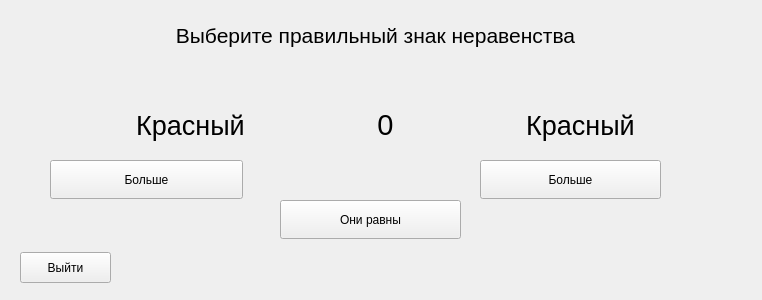
<?xml version="1.0" encoding="UTF-8"?>
<ui version="4.0">
 <class>InequalityQuest</class>
 <widget class="QWidget" name="InequalityQuest">
  <property name="geometry">
   <rect>
    <x>0</x>
    <y>0</y>
    <width>762</width>
    <height>300</height>
   </rect>
  </property>
  <property name="windowTitle">
   <string>Form</string>
  </property>
  <widget class="QWidget" name="layoutWidget_2">
   <property name="geometry">
    <rect>
     <x>10</x>
     <y>90</y>
     <width>751</width>
     <height>71</height>
    </rect>
   </property>
   <layout class="QHBoxLayout" name="horizontalLayout">
    <item>
     <widget class="QLabel" name="left">
      <property name="font">
       <font>
        <pointsize>20</pointsize>
       </font>
      </property>
      <property name="text">
       <string>Красный</string>
      </property>
      <property name="alignment">
       <set>Qt::AlignCenter</set>
      </property>
     </widget>
    </item>
    <item>
     <widget class="QLabel" name="res">
      <property name="sizePolicy">
       <sizepolicy hsizetype="Fixed" vsizetype="Fixed">
        <horstretch>0</horstretch>
        <verstretch>0</verstretch>
       </sizepolicy>
      </property>
      <property name="font">
       <font>
        <pointsize>22</pointsize>
       </font>
      </property>
      <property name="text">
       <string>0</string>
      </property>
      <property name="alignment">
       <set>Qt::AlignCenter</set>
      </property>
     </widget>
    </item>
    <item>
     <widget class="QLabel" name="right">
      <property name="font">
       <font>
        <pointsize>20</pointsize>
       </font>
      </property>
      <property name="text">
       <string>Красный</string>
      </property>
      <property name="alignment">
       <set>Qt::AlignCenter</set>
      </property>
     </widget>
    </item>
   </layout>
  </widget>
  <widget class="QPushButton" name="exit">
   <property name="geometry">
    <rect>
     <x>20</x>
     <y>252</y>
     <width>91</width>
     <height>31</height>
    </rect>
   </property>
   <property name="text">
    <string>Выйти</string>
   </property>
  </widget>
  <widget class="QLabel" name="label">
   <property name="geometry">
    <rect>
     <x>170</x>
     <y>0</y>
     <width>411</width>
     <height>71</height>
    </rect>
   </property>
   <property name="font">
    <font>
     <pointsize>13</pointsize>
    </font>
   </property>
   <property name="text">
    <string>&lt;html&gt;&lt;head/&gt;&lt;body&gt;&lt;p align=&quot;center&quot;&gt;&lt;span style=&quot; font-size:16pt;&quot;&gt;Выберите правильный знак неравенства&lt;/span&gt;&lt;/p&gt;&lt;/body&gt;&lt;/html&gt;</string>
   </property>
  </widget>
  <widget class="QPushButton" name="more">
   <property name="geometry">
    <rect>
     <x>50</x>
     <y>160</y>
     <width>193</width>
     <height>39</height>
    </rect>
   </property>
   <property name="sizePolicy">
    <sizepolicy hsizetype="Minimum" vsizetype="Minimum">
     <horstretch>0</horstretch>
     <verstretch>0</verstretch>
    </sizepolicy>
   </property>
   <property name="text">
    <string>Больше</string>
   </property>
  </widget>
  <widget class="QPushButton" name="low">
   <property name="geometry">
    <rect>
     <x>480</x>
     <y>160</y>
     <width>181</width>
     <height>39</height>
    </rect>
   </property>
   <property name="sizePolicy">
    <sizepolicy hsizetype="Minimum" vsizetype="Minimum">
     <horstretch>0</horstretch>
     <verstretch>0</verstretch>
    </sizepolicy>
   </property>
   <property name="text">
    <string>Больше</string>
   </property>
  </widget>
  <widget class="QPushButton" name="eq">
   <property name="geometry">
    <rect>
     <x>280</x>
     <y>200</y>
     <width>181</width>
     <height>39</height>
    </rect>
   </property>
   <property name="sizePolicy">
    <sizepolicy hsizetype="Minimum" vsizetype="Minimum">
     <horstretch>0</horstretch>
     <verstretch>0</verstretch>
    </sizepolicy>
   </property>
   <property name="text">
    <string>Они равны</string>
   </property>
  </widget>
 </widget>
 <resources/>
 <connections/>
</ui>
